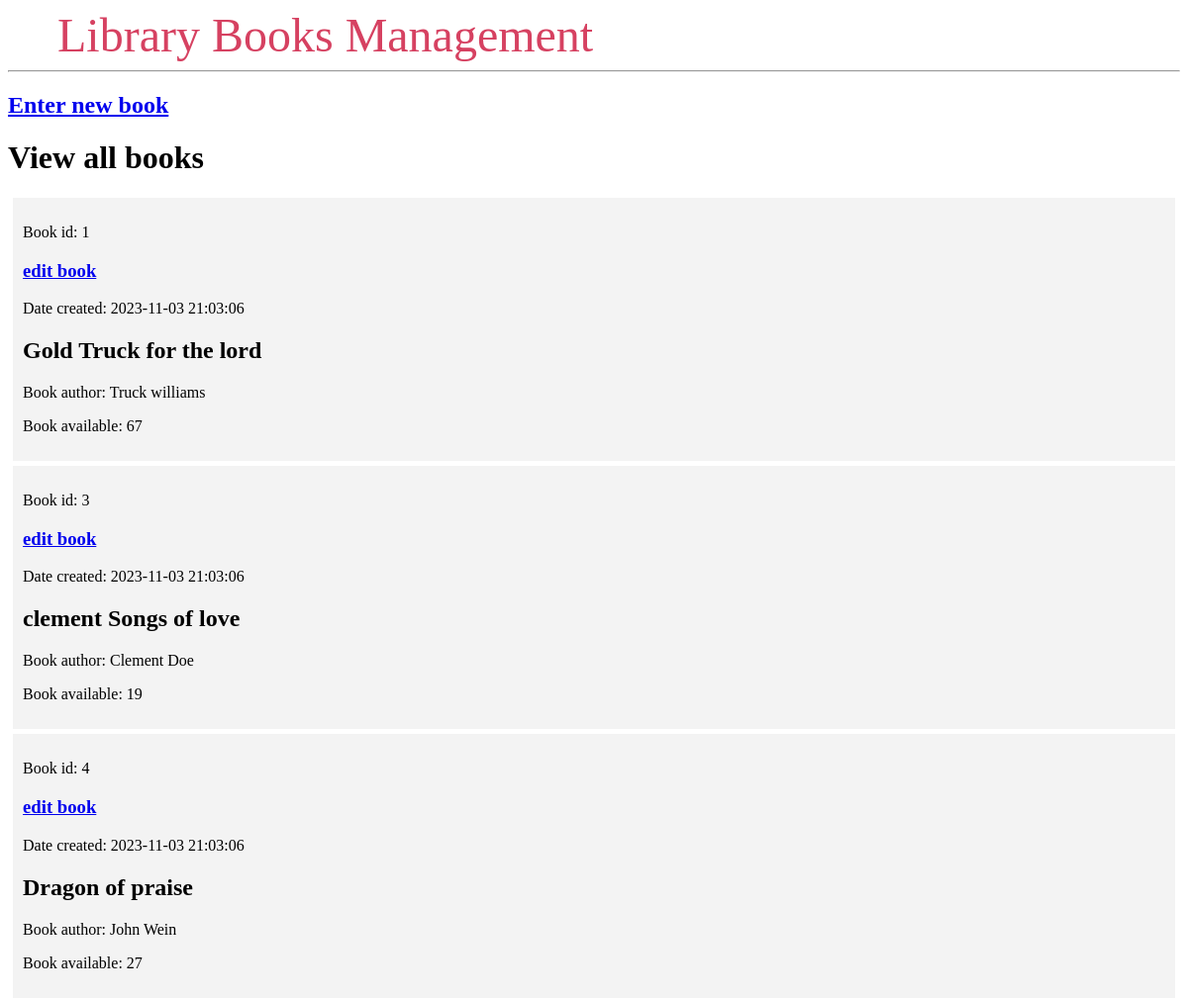
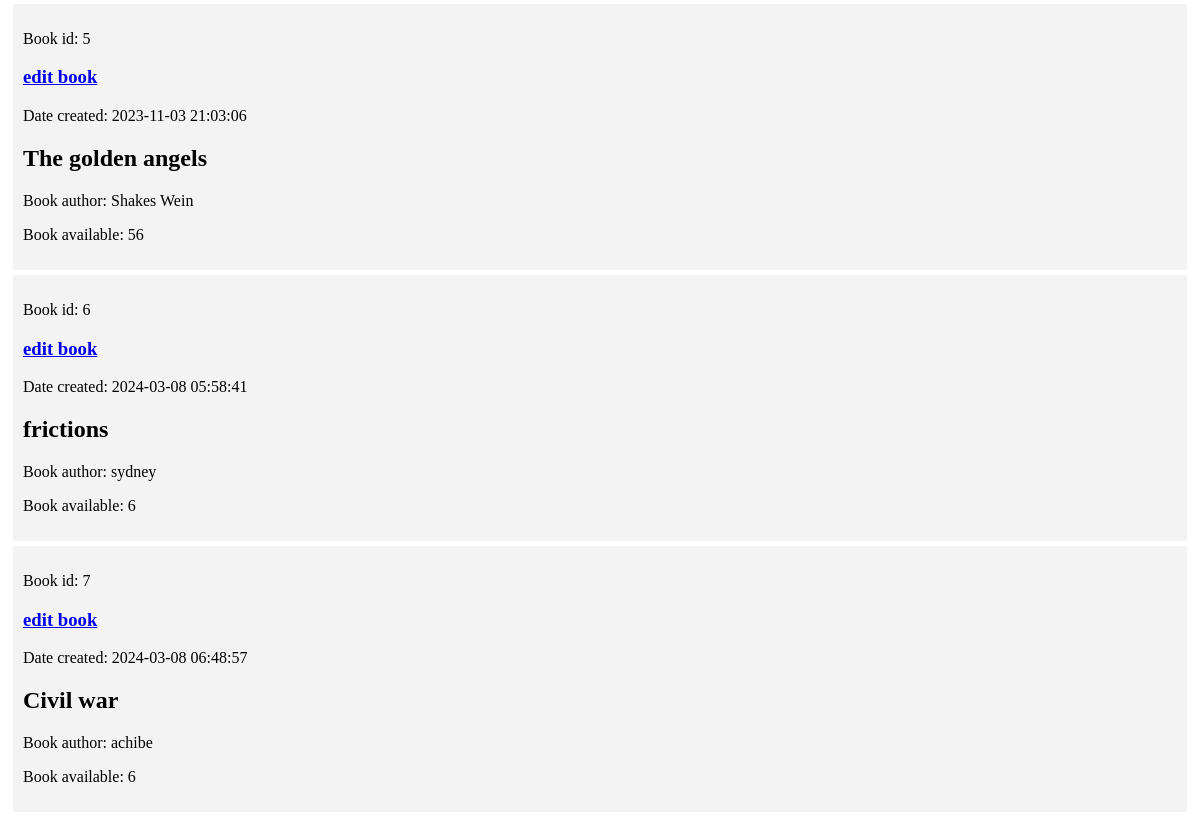
Before: / with the older database file (2 pictures, top to bottom).
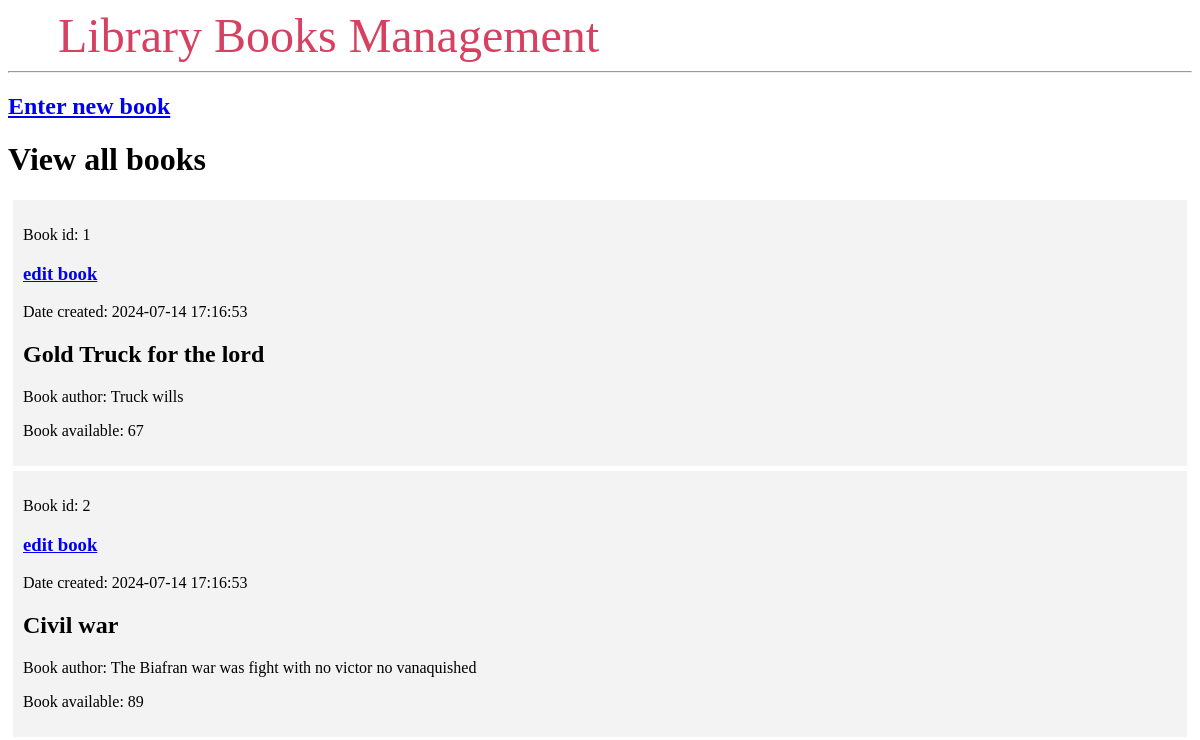
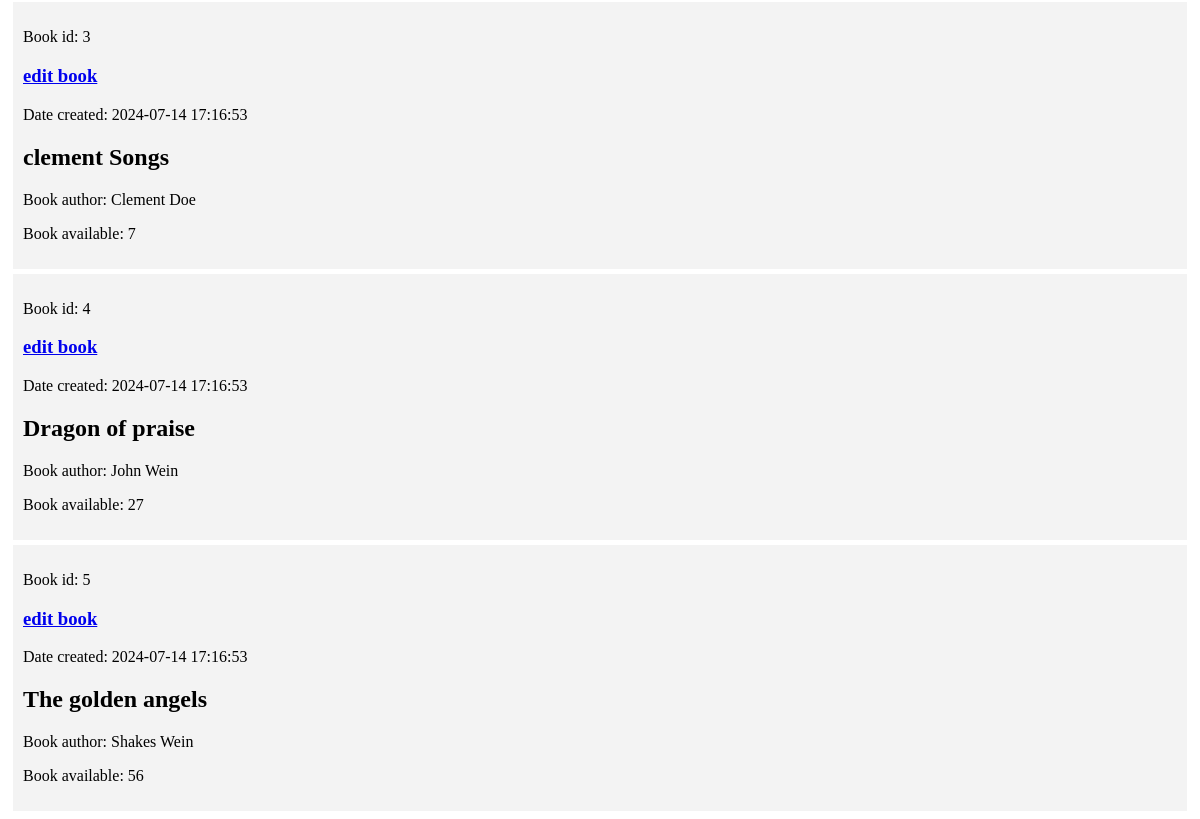
After: the same page with the newer database file (2 pictures, top to bottom).
### tables this page shows
CREATE TABLE book (
  id INTEGER PRIMARY KEY AUTOINCREMENT,
  created TIMESTAMP NOT NULL DEFAULT CURRENT_TIMESTAMP,
  title TEXT NOT NULL,
  author TEXT NOT NULL,
quantity  INTEGER  NOT NULL
  
);

### app.py (the view)
@app.route('/')
def index():
    conn = get_db_connect()
    collects = conn.execute('SELECT * FROM book').fetchall()
    conn.close()
    return render_template('index.html', collects=collects)

### app.py (called while the page is built)
def get_db_connect():
    conn = sqlite3.connect('database.db')
    conn.row_factory = sqlite3.Row
    return conn

### templates/index.html
{% extends 'base.html' %}
{% block content %}
<h2><a href = "/new">Enter new book</a></h2>
    <h1>{% block title %} View all books {% endblock %}</h1>
    {% for post in collects %}
        <div class='post'>
            <p>Book id: {{ post['id'] }} <h3><a href = "{{post['id']}}/edit">edit book</a></h3></p>
            <p>Date created: {{ post['created'] }}</p>
            <h2>{{ post['title'] }}</h2>
            <p>Book author: {{ post['author'] }}</p>
            <p>Book available: {{ post['quantity'] }}</p>
        </div>
    {% endfor %}
{% endblock %}

### templates/base.html (shortened to what this page needs)
<!DOCTYPE html>
<html lang="en">
<head>
</head>
<body>
    <nav>
        <a href="{{ url_for('index') }}">Library Books Management</a>
    </nav>
    <hr>
    <div class="content">
        {% block content %} {% endblock %}
    </div>
</body>
</html>

### templates/base.html (style rules this page uses)
.post { padding: 10px; margin: 5px; background-color: #f3f3f3 }
nav a { color: #d64161; font-size: 3em; margin-left: 50px; text-decoration: none; }

Changed rows visible on the page:
removed book: id "6", created "2024-03-08 05:58:41", title "frictions", author "sydney", quantity "6"
removed book: id "7", created "2024-03-08 06:48:57", title "Civil war", author "achibe", quantity "6"
changed book "Gold Truck for the lord": created "2023-11-03 21:03:06" → "2024-07-14 17:16:53"; author "Truck williams" → "Truck wills"
added book: id "2", created "2024-07-14 17:16:53", title "Civil war", author "The Biafran war was fight with no victor no vanaquished", quantity "89"
changed book "Clement Doe": created "2023-11-03 21:03:06" → "2024-07-14 17:16:53"; title "clement Songs of love" → "clement Songs"; quantity "19" → "7"
changed book "Dragon of praise": created "2023-11-03 21:03:06" → "2024-07-14 17:16:53"
changed book "The golden angels": created "2023-11-03 21:03:06" → "2024-07-14 17:16:53"
